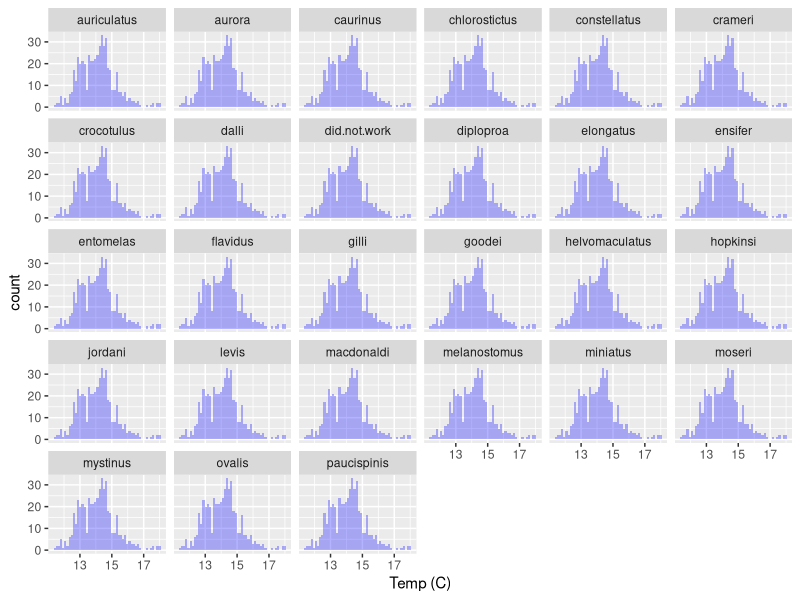
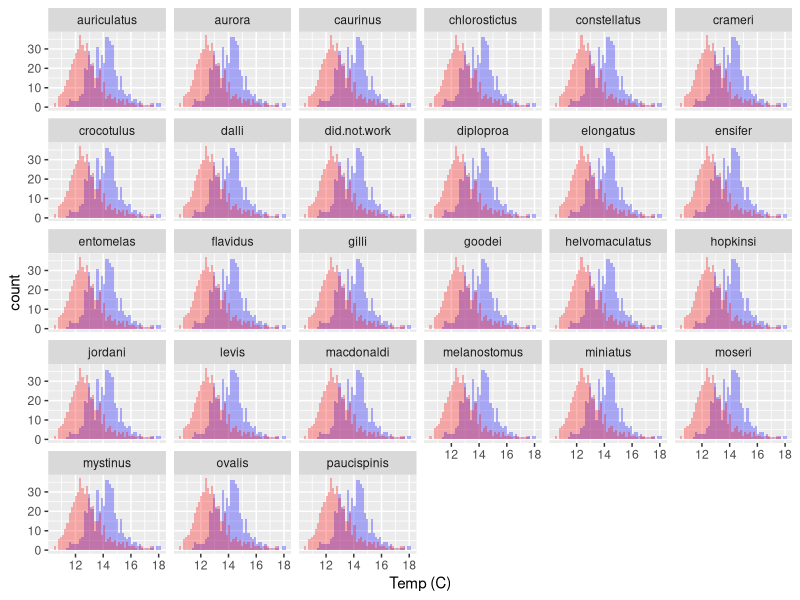
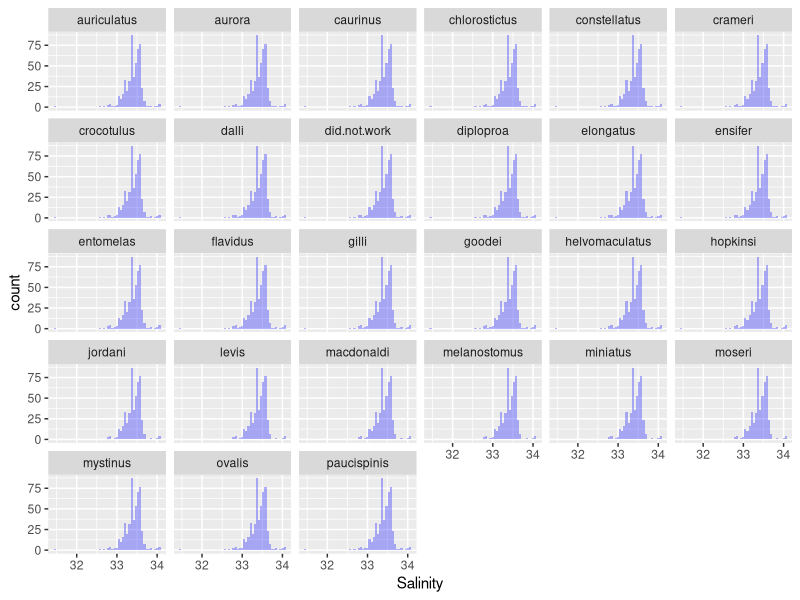

Here is the R script that generated these plots, in order:
## ---- chunk 1
knitr::opts_chunk$set(
  echo=FALSE
)
## ---- chunk 2
library(dplyr)
help(package = dplyr)
library(ggplot2)
library(tidyr)
## ---- chunk 3
rockfish_larval_data <- read.csv("../data/rsos170639_si_001.csv")
## ---- chunk 4
rockfish_data_reduced <- select(rockfish_larval_data, year, line, station, station.depth, temp_surf, sal_surf, oxygen_surf, temp_100m, sal_100m, oxygen_100m, auriculatus, aurora,	caurinus,	chlorostictus,	constellatus,crameri,	crocotulus,	dalli,	did.not.work,	diploproa,	elongatus,	ensifer,	entomelas,	flavidus,	gilli,	goodei, helvomaculatus,	hopkinsi,	jordani,	levis,	macdonaldi,	melanostomus,	miniatus,	moseri,	mystinus,	ovalis,	paucispinis)
## ---- chunk 5
rockfish_data_added_genus <- rockfish_data_reduced %>%
  gather('auriculatus', 'aurora',	'caurinus',	'chlorostictus',	'constellatus', 'crameri',	'crocotulus',	'dalli',	'did.not.work',	'diploproa',	'elongatus',	'ensifer',	'entomelas',	'flavidus',	'gilli',	'goodei', 'helvomaculatus',	'hopkinsi',	'jordani',	'levis',	'macdonaldi',	'melanostomus',	'miniatus',	'moseri',	'mystinus',	'ovalis',	'paucispinis', key = "genus", value = "counts")
## ---- chunk 6
knitr::kable(
  rockfish_data_added_genus[1:5, ], 
  caption = "Rockfish Data Table"
)
## ---- chunk 7
ggplot(rockfish_data_added_genus, aes(x=temp_surf)) +
   geom_histogram(fill="blue", alpha = 0.3, bins = 50) +
   labs(x = "Temp (C)") +
   facet_wrap(~genus) 
  
## ---- chunk 8
ggplot(rockfish_data_added_genus, aes(x=temp_surf)) +
   geom_histogram(fill="blue", alpha = 0.3, bins = 50) +
   labs(x = "Temp (C)") +
   facet_wrap(~genus) +
  geom_histogram(aes(x=temp_100m), fill="red", alpha = 0.3, bins = 50)
## ---- chunk 9
ggplot(rockfish_data_added_genus, aes(x=sal_surf)) +
   geom_histogram(fill="blue", alpha = 0.3, bins = 50) +
   labs(x = "Salinity") +
   facet_wrap(~genus)
